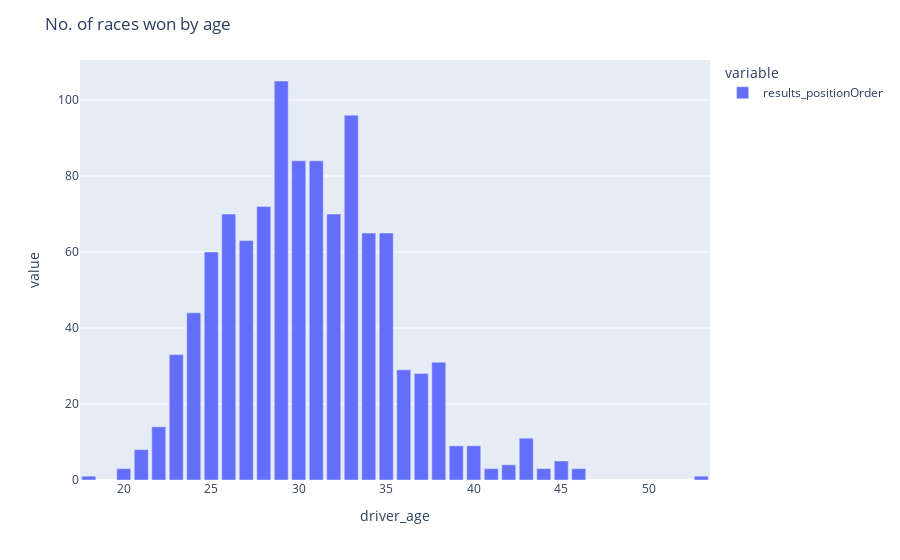

Write notebook code for a chart like this one.
### Code cell
winners = df_after_dropping[['driverId', 'results_positionOrder', 'driver_age']][df_after_dropping['results_positionOrder'] == 1]
winners.drop(columns = ['driverId'], inplace=True)
winners_by_age = winners.groupby(['driver_age']).sum()
fig = px.bar(winners_by_age)
fig.update_layout(title = 'No. of races won by age')
fig.show()

### Figure 1 — Plotly figure (JSON) as saved in the notebook; plotly's stock layout.template omitted (floating-point values rounded to 4 significant figures)
{"data": [{"alignmentgroup": "True", "hovertemplate": "variable=results_positionOrder<br>driver_age=%{x}<br>value=%{y}<extra></extra>", "legendgroup": "results_positionOrder", "marker": {"color": "#636efa", "pattern": {"shape": ""}}, "name": "results_positionOrder", "offsetgroup": "results_positionOrder", "orientation": "v", "showlegend": true, "textposition": "auto", "type": "bar", "x": [18, 20, 21, 22, 23, 24, 25, 26, 27, 28, 29, 30, 31, 32, 33, 34, 35, 36, 37, 38, 39, 40, 41, 42, 43, 44, 45, 46, 53], "xaxis": "x", "y": [1, 3, 8, 14, 33, 44, 60, 70, 63, 72, 105, 84, 84, 70, 96, 65, 65, 29, 28, 31, 9, 9, 3, 4, 11, 3, 5, 3, 1], "yaxis": "y"}], "layout": {"barmode": "relative", "legend": {"title": {"text": "variable"}, "tracegroupgap": 0}, "margin": {"t": 60}, "title": {"text": "No. of races won by age"}, "xaxis": {"anchor": "y", "domain": [0, 1], "title": {"text": "driver_age"}}, "yaxis": {"anchor": "x", "domain": [0, 1], "title": {"text": "value"}}}}
